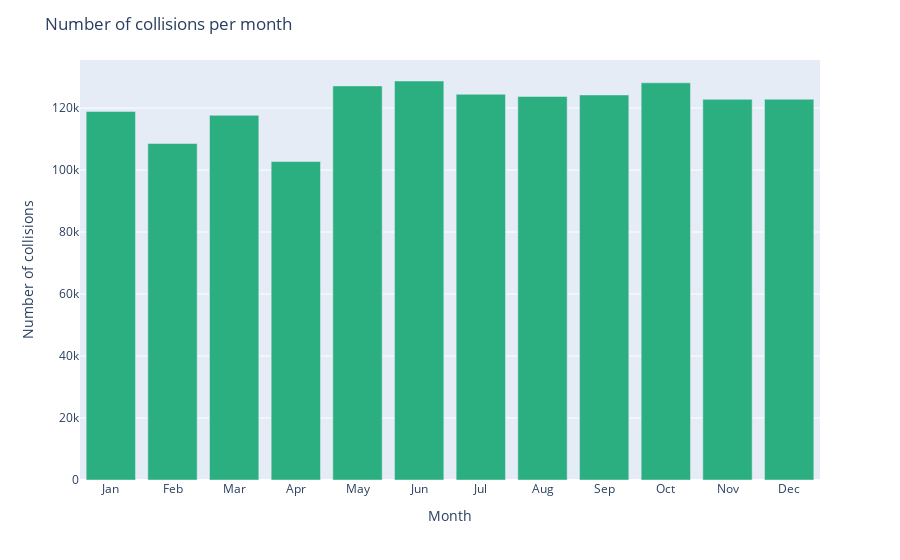

Notebook code for this chart:
### Code cell
plot4 = pd.DataFrame(df.groupby(df['CRASH TIMESTAMP'].dt.month).size().reset_index().values, columns=['Month','Count'])
fig = px.bar(plot4, x =['Jan', 'Feb', 'Mar', 'Apr', 'May', 'Jun', 'Jul', 'Aug', 'Sep', 'Oct', 'Nov', 'Dec'], y = 'Count')
fig.update_layout(
    title="Number of collisions per month" ,
    xaxis_title="Month",
    yaxis_title="Number of collisions",
    hoverlabel_font_color='White')
fig.update_traces(
    hovertemplate="<br>".join([
        "Month: %{x}",
        "Total number of collisions: %{y:,}",
    ]),
    selector=dict(type="bar"),
    marker_color='rgb(43,174,128)'
)

fig.show()
fig.write_html("plotly_html/collisions_month.html")

### Figure 1 — Plotly figure (JSON) as saved in the notebook; plotly's stock layout.template omitted (floating-point values rounded to 4 significant figures)
{"data": [{"alignmentgroup": "True", "hovertemplate": "Month: %{x}<br>Total number of collisions: %{y:,}", "legendgroup": "", "marker": {"color": "rgb(43,174,128)"}, "name": "", "offsetgroup": "", "orientation": "v", "showlegend": false, "textposition": "auto", "type": "bar", "x": ["Jan", "Feb", "Mar", "Apr", "May", "Jun", "Jul", "Aug", "Sep", "Oct", "Nov", "Dec"], "xaxis": "x", "y": [118927, 108557, 117650, 102760, 127146, 128731, 124463, 123737, 124229, 128154, 122812, 122847], "yaxis": "y"}], "layout": {"autosize": true, "barmode": "relative", "hoverlabel": {"font": {"color": "White"}}, "legend": {"tracegroupgap": 0}, "margin": {"t": 60}, "title": {"text": "Number of collisions per month"}, "xaxis": {"anchor": "y", "autorange": true, "domain": [0, 1], "range": [-0.5, 11.5], "title": {"text": "Month"}, "type": "category"}, "yaxis": {"anchor": "x", "autorange": true, "domain": [0, 1], "range": [0, 135500.0], "title": {"text": "Number of collisions"}, "type": "linear"}}}
